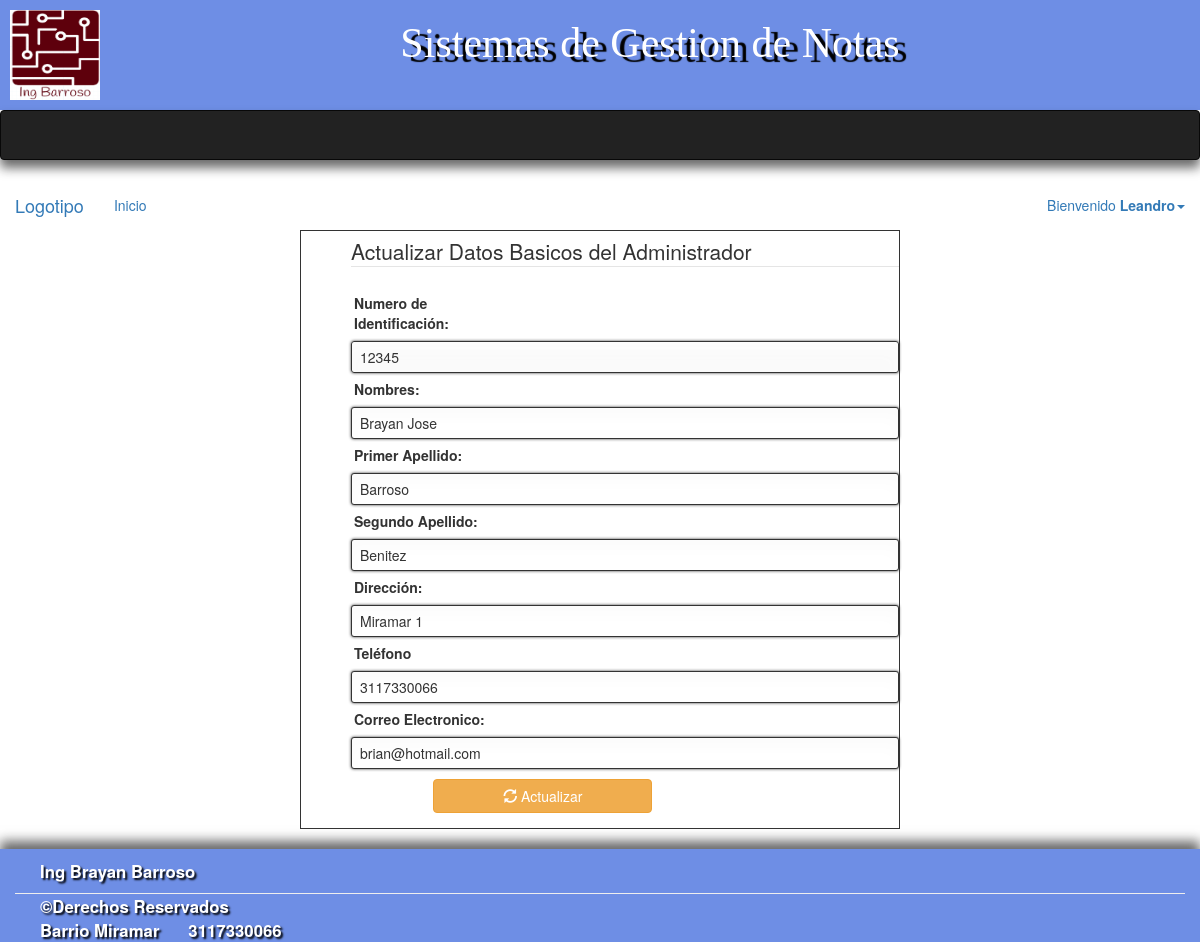
The page /Admin/Administrador/form-update.php?cc=12345.0 (signed in) on the database its author committed.
### tables this page shows
CREATE TABLE `administrador` (
  `Id` double NOT NULL,
  `Nombres` varchar(50) NOT NULL,
  `pApellido` varchar(25) NOT NULL,
  `sApellido` varchar(25) DEFAULT NULL,
  `Direccion` varchar(30) NOT NULL,
  `Telefono` double DEFAULT NULL,
  `Correo` varchar(30) DEFAULT NULL,
  `Contrasena` varchar(20) DEFAULT NULL
);

### Admin/Administrador/form-update.php (the view, shortened to what this page needs)
<!DOCTYPE html>
<html lang="es">
<head>
	<link rel="stylesheet" href="../../estilos/css/bootstrap.min.css">
	<link rel="stylesheet" href="../../estilos/css/estilo.css" />
	<link rel="stylesheet" href="css/css_admin.css" />
</head>
<body>
	<header class="cabecera">
		<img class="logo" src="../../estilos/img/Captura.PNG" alt="Logo Principal" width="100" height="100" />
		<hgroup>
			<h1>Sistemas de Gestion de Notas</h1>
		</hgroup>
	</header>
	<nav class="navbar navbar-inverse" role="navigation"></nav>
	<div class="navbar-header">
		<a class="navbar-brand" href="#">Logotipo</a>
	</div>
	<div class="collapse navbar-collapse navbar-ex1-collapse">
		<ul class="nav navbar-nav">
			<li><a href="../index.php?cc=<?php echo $_SESSION['user']; ?>">Inicio</a></li>
		</ul>
		<ul class="nav navbar-nav navbar-right">
			<li class="dropdown">
				<a href="#" class="dropdown-toggle" data-toggle="dropdown" role="button" aria-haspopup="true" aria-expanded="false">Bienvenido <strong><?php echo $_SESSION['user_nombre']; ?></strong><span class="caret"></span></a>
			</li>
		</ul>
	</div>
	<?php
	include("../../Conexion/Conexion.php");
	$cc = $_REQUEST['cc'];
	$consult = "SELECT * FROM administrador WHERE Id = '$cc'";
	$sql1 = $pdo->prepare($consult);
	$sql1->execute(array($cc));
	$fila = $sql1->fetch();
	?>
	<form action="edit-admin.php?cc=<?php echo $fila['Id']; ?>" method="post" class="editar_admin">
		<fieldset>
			<legend>Actualizar Datos Basicos del Administrador</legend>
			<div class="campo">
				<label for="nid">Numero de Identificación:</label>
				<input type="text" id="nid" name="nid" value="<?php echo $fila['Id']; ?>" disabled>
			</div>
			<div class="campo">
				<label for="nombre">Nombres:</label>
				<input type="text" id="nombre" name="nombre" value="<?php echo $fila['Nombres']; ?>">
			</div>
			<div class="campo">
				<label for="pape">Primer Apellido:</label>
				<input type="text" id="pape" name="pape" value="<?php echo $fila['pApellido']; ?>">
			</div>
			<div class="campo">
				<label for="sape">Segundo Apellido:</label>
				<input type="text" id="sape" name="sape" value="<?php echo $fila['sApellido']; ?>">
			</div>
			<div class="campo">
				<label for="dir">Dirección:</label>
				<input type="text" id="dir" name="dir" value="<?php echo $fila['Direccion']; ?>">
			</div>
			<div class="campo">
				<label for="tel">Teléfono</label>
				<input type="text" id="tel" name="tel" value="<?php echo $fila['Telefono']; ?>">
			</div>
			<div class="campo">
				<label for="email">Correo Electronico:</label>
				<input type="text" id="email" name="email" value="<?php echo $fila['Correo']; ?>">
			</div>
			<div class="boton">
				<button class="btn btn-warning"><span class="glyphicon glyphicon-refresh"></span> Actualizar</button>
			</div>
		</fieldset>
	</form>
	<?php include("../footer.php"); ?>
</body>
</html>

### estilos/css/estilo.css (style rules this page uses)
body { margin: 0; padding: 0; box-sizing: border-box; }
header { background: rgba(14, 68, 212, 0.6); max-height: 100%; overflow: hidden; padding-bottom: 10px; width: 100%; }
header .logo { float: left; margin: auto; padding-top: 10px; padding-left: 10px; position: relative; }
header h1 { color: white; font-family: Impact; font-size: 3em; text-align: center; text-shadow: 8px 5px 1px #000; }
nav { box-shadow: 0px 8px 11px 0px rgba(14, 14, 15, 0.62); font-size: 20px; margin-top: 0px; padding: 0px; }
.campo { width: 100%; }
form label { width: 150px; margin-top: 3px; display: inline-block; padding: 3px; }
form input, select { border: 1px solid; border-radius: 3px; box-shadow: 0px 0px 3px, 0 10px 15px #fcfcfc inset; height: auto; width: 100%; padding: 5px 8px; -moz-transition: padding 0.25s; -webkit-transition: padding 0.25s; -o-transition: padding 0.25s; transition: padding 0.25s; }

### Admin/Administrador/css/css_admin.css (style rules this page uses)
body { margin: 0; padding: 0; }
.editar_admin { border:1px solid; margin: auto; padding: auto; width: 50%; }
.editar_admin fieldset { margin-bottom: 5px; margin-top: 5px; margin-left: 50px; }
.editar_admin button { margin-bottom: 10px; margin-left: 15%; margin-top: 10px; width: 40%; }

### rows shown on the page
administrador: nid "12345", nombre "Brayan Jose", pape "Barroso", sape "Benitez", dir "Miramar 1", tel "3117330066", email "brian@hotmail.com"

### other values the page prints
$_SESSION['user_nombre'] "Leandro"
